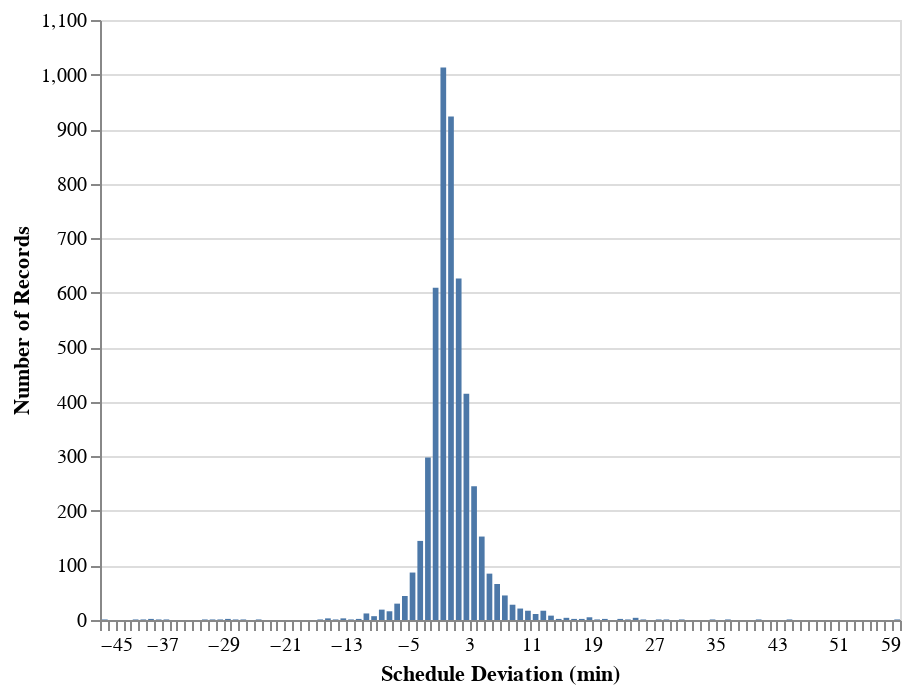

Here is the notebook cell this chart was saved with:
### Markdown cell above
While we can learn some things from the moments, it might be more useful to plot a quick histogram of these values to understand a little bit how they look. Given the size of the dataset, however, it is a good idea in our exploratory case to take a sample of the set with `.sample(n)`

### Code cell
# Distribution of variations using a sample. Change 'maxbins' to get different size bins.
alt.Chart(detail.sample(5000)).mark_bar().encode(
    alt.X("startvar_min:Q", bin=alt.Bin(maxbins=200), title="Schedule Deviation (min)"),
    alt.Y('count()', title="Number of Records"),
)

### Figure 1 — Vega-Lite specification as saved in the notebook (floating-point values rounded to 4 significant figures; data arrays with more than 128 entries replaced by an {"elided": "..."} marker saying what was removed)
{"config": {"view": {"continuousWidth": 400, "continuousHeight": 300}}, "data": {"name": "data-0abc3e4585169f5eda8666f8945c7a0c"}, "mark": "bar", "encoding": {"x": {"bin": {"maxbins": 200}, "field": "startvar_min", "title": "Schedule Deviation (min)", "type": "quantitative"}, "y": {"aggregate": "count", "title": "Number of Records", "type": "quantitative"}}, "$schema": "https://vega.github.io/schema/vega-lite/v4.17.0.json", "datasets": {"data-0abc3e4585169f5eda8666f8945c7a0c": {"elided": "5000 records"}}}
